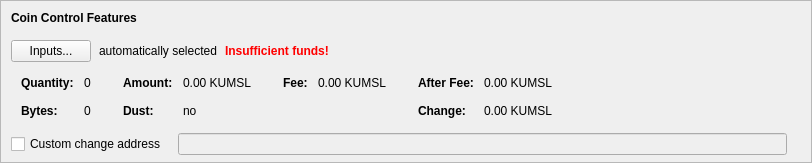
    <widget class="QFrame" name="frameCoinControl">
     <property name="sizePolicy">
      <sizepolicy hsizetype="Expanding" vsizetype="Expanding">
       <horstretch>0</horstretch>
       <verstretch>0</verstretch>
      </sizepolicy>
     </property>
     <property name="maximumSize">
      <size>
       <width>16777215</width>
       <height>16777215</height>
      </size>
     </property>
     <property name="frameShape">
      <enum>QFrame::StyledPanel</enum>
     </property>
     <property name="frameShadow">
      <enum>QFrame::Sunken</enum>
     </property>
     <layout class="QVBoxLayout" name="verticalLayoutCoinControl2">
      <property name="spacing">
       <number>0</number>
      </property>
      <property name="leftMargin">
       <number>0</number>
      </property>
      <property name="topMargin">
       <number>0</number>
      </property>
      <property name="rightMargin">
       <number>0</number>
      </property>
      <property name="bottomMargin">
       <number>6</number>
      </property>
      <item>
       <layout class="QVBoxLayout" name="verticalLayoutCoinControl" stretch="0,0,0,0,1">
        <property name="spacing">
         <number>0</number>
        </property>
        <property name="leftMargin">
         <number>10</number>
        </property>
        <property name="topMargin">
         <number>10</number>
        </property>
        <item>
         <layout class="QHBoxLayout" name="horizontalLayoutCoinControl1">
          <property name="bottomMargin">
           <number>15</number>
          </property>
          <item>
           <widget class="QLabel" name="labelCoinControlFeatures">
            <property name="sizePolicy">
             <sizepolicy hsizetype="Preferred" vsizetype="Maximum">
              <horstretch>0</horstretch>
              <verstretch>0</verstretch>
             </sizepolicy>
            </property>
            <property name="font">
             <font>
              <weight>75</weight>
              <bold>true</bold>
             </font>
            </property>
            <property name="styleSheet">
             <string notr="true">font-weight:bold;</string>
            </property>
            <property name="text">
             <string>Coin Control Features</string>
            </property>
           </widget>
          </item>
         </layout>
        </item>
        <item>
         <layout class="QHBoxLayout" name="horizontalLayoutCoinControl2" stretch="0,0,0,0">
          <property name="spacing">
           <number>8</number>
          </property>
          <property name="bottomMargin">
           <number>10</number>
          </property>
          <item>
           <widget class="QPushButton" name="pushButtonCoinControl">
            <property name="styleSheet">
             <string notr="true"/>
            </property>
            <property name="text">
             <string>Inputs...</string>
            </property>
            <property name="autoDefault">
             <bool>false</bool>
            </property>
           </widget>
          </item>
          <item>
           <widget class="QLabel" name="labelCoinControlAutomaticallySelected">
            <property name="text">
             <string>automatically selected</string>
            </property>
            <property name="margin">
             <number>5</number>
            </property>
           </widget>
          </item>
          <item>
           <widget class="QLabel" name="labelCoinControlInsuffFunds">
            <property name="font">
             <font>
              <weight>75</weight>
              <bold>true</bold>
             </font>
            </property>
            <property name="styleSheet">
             <string notr="true">color:red;font-weight:bold;</string>
            </property>
            <property name="text">
             <string>Insufficient funds!</string>
            </property>
            <property name="margin">
             <number>5</number>
            </property>
           </widget>
          </item>
          <item>
           <spacer name="horizontalSpacerCoinControl">
            <property name="orientation">
             <enum>Qt::Horizontal</enum>
            </property>
            <property name="sizeHint" stdset="0">
             <size>
              <width>40</width>
              <height>1</height>
             </size>
            </property>
           </spacer>
          </item>
         </layout>
        </item>
        <item>
         <widget class="QWidget" name="widgetCoinControl" native="true">
          <property name="sizePolicy">
           <sizepolicy hsizetype="Preferred" vsizetype="Preferred">
            <horstretch>0</horstretch>
            <verstretch>0</verstretch>
           </sizepolicy>
          </property>
          <property name="minimumSize">
           <size>
            <width>0</width>
            <height>0</height>
           </size>
          </property>
          <property name="styleSheet">
           <string notr="true"/>
          </property>
          <layout class="QHBoxLayout" name="horizontalLayoutCoinControl5">
           <property name="leftMargin">
            <number>0</number>
           </property>
           <property name="topMargin">
            <number>0</number>
           </property>
           <property name="rightMargin">
            <number>0</number>
           </property>
           <property name="bottomMargin">
            <number>0</number>
           </property>
           <item>
            <layout class="QHBoxLayout" name="horizontalLayoutCoinControl3" stretch="0,0,0,1">
             <property name="spacing">
              <number>20</number>
             </property>
             <property name="topMargin">
              <number>0</number>
             </property>
             <property name="bottomMargin">
              <number>10</number>
             </property>
             <item>
              <layout class="QFormLayout" name="formLayoutCoinControl1">
               <property name="horizontalSpacing">
                <number>10</number>
               </property>
               <property name="verticalSpacing">
                <number>14</number>
               </property>
               <property name="leftMargin">
                <number>10</number>
               </property>
               <property name="topMargin">
                <number>4</number>
               </property>
               <property name="rightMargin">
                <number>6</number>
               </property>
               <item row="0" column="0">
                <widget class="QLabel" name="labelCoinControlQuantityText">
                 <property name="font">
                  <font>
                   <weight>75</weight>
                   <bold>true</bold>
                  </font>
                 </property>
                 <property name="text">
                  <string>Quantity:</string>
                 </property>
                 <property name="margin">
                  <number>0</number>
                 </property>
                </widget>
               </item>
               <item row="0" column="1">
                <widget class="QLabel" name="labelCoinControlQuantity">
                 <property name="cursor">
                  <cursorShape>IBeamCursor</cursorShape>
                 </property>
                 <property name="contextMenuPolicy">
                  <enum>Qt::ActionsContextMenu</enum>
                 </property>
                 <property name="text">
                  <string notr="true">0</string>
                 </property>
                 <property name="margin">
                  <number>0</number>
                 </property>
                 <property name="textInteractionFlags">
                  <set>Qt::LinksAccessibleByMouse|Qt::TextSelectableByKeyboard|Qt::TextSelectableByMouse</set>
                 </property>
                </widget>
               </item>
               <item row="1" column="0">
                <widget class="QLabel" name="labelCoinControlBytesText">
                 <property name="font">
                  <font>
                   <weight>75</weight>
                   <bold>true</bold>
                  </font>
                 </property>
                 <property name="text">
                  <string>Bytes:</string>
                 </property>
                </widget>
               </item>
               <item row="1" column="1">
                <widget class="QLabel" name="labelCoinControlBytes">
                 <property name="cursor">
                  <cursorShape>IBeamCursor</cursorShape>
                 </property>
                 <property name="contextMenuPolicy">
                  <enum>Qt::ActionsContextMenu</enum>
                 </property>
                 <property name="text">
                  <string notr="true">0</string>
                 </property>
                 <property name="textInteractionFlags">
                  <set>Qt::LinksAccessibleByMouse|Qt::TextSelectableByKeyboard|Qt::TextSelectableByMouse</set>
                 </property>
                </widget>
               </item>
              </layout>
             </item>
             <item>
              <layout class="QFormLayout" name="formLayoutCoinControl2">
               <property name="horizontalSpacing">
                <number>10</number>
               </property>
               <property name="verticalSpacing">
                <number>14</number>
               </property>
               <property name="leftMargin">
                <number>6</number>
               </property>
               <property name="topMargin">
                <number>4</number>
               </property>
               <property name="rightMargin">
                <number>6</number>
               </property>
               <item row="0" column="0">
                <widget class="QLabel" name="labelCoinControlAmountText">
                 <property name="font">
                  <font>
                   <weight>75</weight>
                   <bold>true</bold>
                  </font>
                 </property>
                 <property name="text">
                  <string>Amount:</string>
                 </property>
                 <property name="margin">
                  <number>0</number>
                 </property>
                </widget>
               </item>
               <item row="0" column="1">
                <widget class="QLabel" name="labelCoinControlAmount">
                 <property name="cursor">
                  <cursorShape>IBeamCursor</cursorShape>
                 </property>
                 <property name="contextMenuPolicy">
                  <enum>Qt::ActionsContextMenu</enum>
                 </property>
                 <property name="text">
                  <string notr="true">0.00 KUMSL</string>
                 </property>
                 <property name="textInteractionFlags">
                  <set>Qt::LinksAccessibleByMouse|Qt::TextSelectableByKeyboard|Qt::TextSelectableByMouse</set>
                 </property>
                </widget>
               </item>
               <item row="1" column="0">
                <widget class="QLabel" name="labelCoinControlLowOutputText">
                 <property name="font">
                  <font>
                   <weight>75</weight>
                   <bold>true</bold>
                  </font>
                 </property>
                 <property name="text">
                  <string>Dust:</string>
                 </property>
                </widget>
               </item>
               <item row="1" column="1">
                <widget class="QLabel" name="labelCoinControlLowOutput">
                 <property name="cursor">
                  <cursorShape>IBeamCursor</cursorShape>
                 </property>
                 <property name="contextMenuPolicy">
                  <enum>Qt::ActionsContextMenu</enum>
                 </property>
                 <property name="text">
                  <string notr="true">no</string>
                 </property>
                 <property name="textInteractionFlags">
                  <set>Qt::LinksAccessibleByMouse|Qt::TextSelectableByKeyboard|Qt::TextSelectableByMouse</set>
                 </property>
                </widget>
               </item>
              </layout>
             </item>
             <item>
              <layout class="QFormLayout" name="formLayoutCoinControl3">
               <property name="horizontalSpacing">
                <number>10</number>
               </property>
               <property name="verticalSpacing">
                <number>14</number>
               </property>
               <property name="leftMargin">
                <number>6</number>
               </property>
               <property name="topMargin">
                <number>4</number>
               </property>
               <property name="rightMargin">
                <number>6</number>
               </property>
               <item row="0" column="0">
                <widget class="QLabel" name="labelCoinControlFeeText">
                 <property name="font">
                  <font>
                   <weight>75</weight>
                   <bold>true</bold>
                  </font>
                 </property>
                 <property name="text">
                  <string>Fee:</string>
                 </property>
                 <property name="margin">
                  <number>0</number>
                 </property>
                </widget>
               </item>
               <item row="0" column="1">
                <widget class="QLabel" name="labelCoinControlFee">
                 <property name="cursor">
                  <cursorShape>IBeamCursor</cursorShape>
                 </property>
                 <property name="contextMenuPolicy">
                  <enum>Qt::ActionsContextMenu</enum>
                 </property>
                 <property name="text">
                  <string notr="true">0.00 KUMSL</string>
                 </property>
                 <property name="textInteractionFlags">
                  <set>Qt::LinksAccessibleByMouse|Qt::TextSelectableByKeyboard|Qt::TextSelectableByMouse</set>
                 </property>
                </widget>
               </item>
              </layout>
             </item>
             <item>
              <layout class="QFormLayout" name="formLayoutCoinControl4">
               <property name="horizontalSpacing">
                <number>10</number>
               </property>
               <property name="verticalSpacing">
                <number>14</number>
               </property>
               <property name="leftMargin">
                <number>6</number>
               </property>
               <property name="topMargin">
                <number>4</number>
               </property>
               <property name="rightMargin">
                <number>6</number>
               </property>
               <item row="0" column="0">
                <widget class="QLabel" name="labelCoinControlAfterFeeText">
                 <property name="font">
                  <font>
                   <weight>75</weight>
                   <bold>true</bold>
                  </font>
                 </property>
                 <property name="text">
                  <string>After Fee:</string>
                 </property>
                 <property name="margin">
                  <number>0</number>
                 </property>
                </widget>
               </item>
               <item row="0" column="1">
                <widget class="QLabel" name="labelCoinControlAfterFee">
                 <property name="cursor">
                  <cursorShape>IBeamCursor</cursorShape>
                 </property>
                 <property name="contextMenuPolicy">
                  <enum>Qt::ActionsContextMenu</enum>
                 </property>
                 <property name="text">
                  <string notr="true">0.00 KUMSL</string>
                 </property>
                 <property name="textInteractionFlags">
                  <set>Qt::LinksAccessibleByMouse|Qt::TextSelectableByKeyboard|Qt::TextSelectableByMouse</set>
                 </property>
                </widget>
               </item>
               <item row="1" column="0">
                <widget class="QLabel" name="labelCoinControlChangeText">
                 <property name="font">
                  <font>
                   <weight>75</weight>
                   <bold>true</bold>
                  </font>
                 </property>
                 <property name="text">
                  <string>Change:</string>
                 </property>
                </widget>
               </item>
               <item row="1" column="1">
                <widget class="QLabel" name="labelCoinControlChange">
                 <property name="cursor">
                  <cursorShape>IBeamCursor</cursorShape>
                 </property>
                 <property name="contextMenuPolicy">
                  <enum>Qt::ActionsContextMenu</enum>
                 </property>
                 <property name="text">
                  <string notr="true">0.00 KUMSL</string>
                 </property>
                 <property name="textInteractionFlags">
                  <set>Qt::LinksAccessibleByMouse|Qt::TextSelectableByKeyboard|Qt::TextSelectableByMouse</set>
                 </property>
                </widget>
               </item>
              </layout>
             </item>
            </layout>
           </item>
          </layout>
         </widget>
        </item>
        <item>
         <layout class="QHBoxLayout" name="horizontalLayoutCoinControl4" stretch="0,0,0">
          <property name="spacing">
           <number>12</number>
          </property>
          <property name="sizeConstraint">
           <enum>QLayout::SetDefaultConstraint</enum>
          </property>
          <property name="topMargin">
           <number>5</number>
          </property>
          <property name="rightMargin">
           <number>5</number>
          </property>
          <item>
           <widget class="QCheckBox" name="checkBoxCoinControlChange">
            <property name="toolTip">
             <string>If this is activated, but the change address is empty or invalid, change will be sent to a newly generated address.</string>
            </property>
            <property name="text">
             <string>Custom change address</string>
            </property>
           </widget>
          </item>
          <item>
           <widget class="QValidatedLineEdit" name="lineEditCoinControlChange">
            <property name="enabled">
             <bool>false</bool>
            </property>
            <property name="sizePolicy">
             <sizepolicy hsizetype="Expanding" vsizetype="Fixed">
              <horstretch>0</horstretch>
              <verstretch>0</verstretch>
             </sizepolicy>
            </property>
           </widget>
          </item>
          <item>
           <widget class="QLabel" name="labelCoinControlChangeLabel">
            <property name="sizePolicy">
             <sizepolicy hsizetype="Preferred" vsizetype="Expanding">
              <horstretch>0</horstretch>
              <verstretch>0</verstretch>
             </sizepolicy>
            </property>
            <property name="minimumSize">
             <size>
              <width>0</width>
              <height>0</height>
             </size>
            </property>
            <property name="text">
             <string/>
            </property>
            <property name="margin">
             <number>3</number>
            </property>
           </widget>
          </item>
         </layout>
        </item>
        <item>
         <spacer name="verticalSpacerCoinControl">
          <property name="orientation">
           <enum>Qt::Vertical</enum>
          </property>
          <property name="sizeHint" stdset="0">
           <size>
            <width>800</width>
            <height>1</height>
           </size>
          </property>
         </spacer>
        </item>
       </layout>
      </item>
     </layout>
    </widget>
